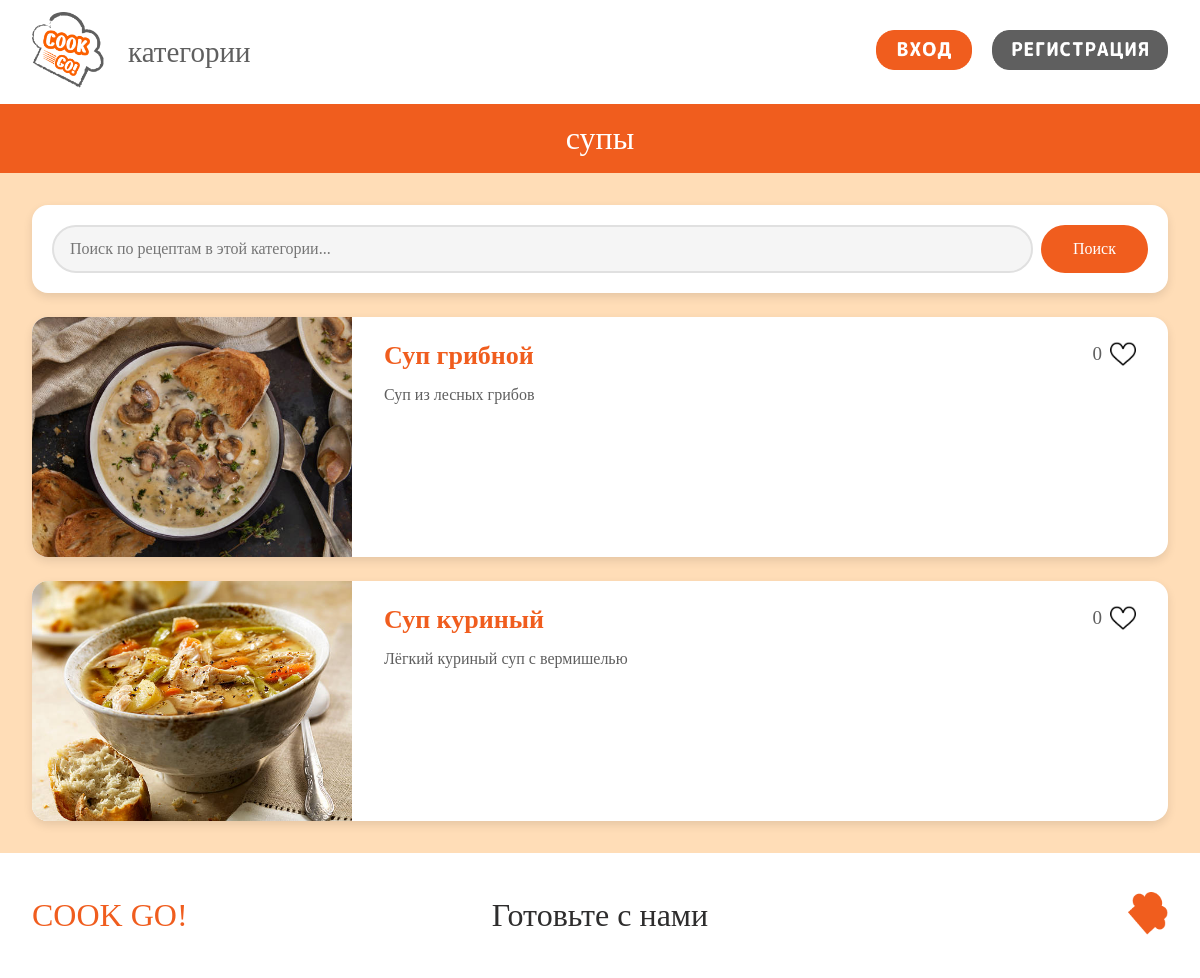
/Pages/recipes.php?category_id=4, run on the app's committed database.
### tables this page shows
CREATE TABLE `categories` (
  `id` int NOT NULL,
  `title` varchar(200) NOT NULL,
  `icon` varchar(255) NOT NULL
);

CREATE TABLE `recipes` (
  `id` int NOT NULL,
  `title` varchar(200) NOT NULL,
  `icon` varchar(255) NOT NULL,
  `description` text NOT NULL,
  `likes` varchar(20) NOT NULL,
  `categories` varchar(155) NOT NULL
);

### components/functions.php (called while the page is built, shortened)
<?php
function safe($str) {
    return htmlspecialchars($str, ENT_QUOTES, 'UTF-8');
}
?>

### Pages/recipes.php (the view, shortened to what this page needs)
<?php
$is_logged_in = isset($_SESSION['user_id']);
?>
<!DOCTYPE html>
<html lang="ru">
<head>
    <link rel="stylesheet" href="../components/style.css">
</head>
<body data-logged-in="<?php echo $is_logged_in ? 'true' : 'false'; ?>">
    <?php
    require_once '../components/connect.php';
    $category_id = $_GET['category_id'] ?? 0;
    $search = trim($_GET['search'] ?? '');
    $cat_query = "SELECT `title` FROM `categories` WHERE `id` = $category_id";
    $cat_result = mysqli_query($conn, $cat_query);
    $category = mysqli_fetch_array($cat_result);
    $category_title = safe($category['title'] ?? 'категория');
    ?>
    <my-header title="<?php echo $category_title; ?>" link-text="категории" link-url="categories.php"></my-header>
    <main>
        <div class="recipes-container">
            <div class="category-header">
                <p><?php echo $category_title; ?></p>
            </div>
            <div class="search-wrapper">
                <form method="GET" action="" class="search-form">
                    <input type="text" name="search" class="search-input" placeholder="Поиск по рецептам в этой категории..." value="<?php echo safe($search); ?>">
                    <button type="submit" class="search-btn">Поиск</button>
                </form>
            </div>
            <?php
            $query = "SELECT * FROM `recipes` WHERE `categories` = $category_id";
            $query .= " ORDER BY `id` DESC";
            $result = mysqli_query($conn, $query);
            $count = mysqli_num_rows($result);
            if ($count > 0) {
                echo "<div class='recipes-grid'>";
                while ($recipe = mysqli_fetch_array($result)) {
                    $id = $recipe['id'];
                    $title = safe($recipe['title']);
                    $icon = safe($recipe['icon']);
                    $description = safe($recipe['description']);
                    $likes = $recipe['likes'];
                    $category_title_encoded = urlencode($category_title);
                    echo "
                    <a href='recipe_card.php?recipe_id=$id&category_id=$category_id&category_title=$category_title_encoded' class='recipe-card'>
                        <div class='recipe-image'>
                            <img src='../images/recipes/$icon' alt='$title'>
                        </div>
                        <div class='recipe-info'>
                            <div class='recipe-text'>
                                <h2 class='recipe-title'>$title</h2>
                                <p class='recipe-description'>$description</p>
                            </div>
                            <div class='recipe-likes' data-recipe-id='$id'>
                                <span class='likes-count' id='likes-$id'>$likes</span>
                                <img src='../images/ui/heart-empty.png' class='heart-icon-small' id='heart-$id' alt='♥'>
                            </div>
                        </div>
                    </a>
                    ";
                }
                echo "</div>";
            }
            ?>
        </div>
    </main>
    <my-footer></my-footer>
</body>
</html>

### components/style.css (style rules this page uses)
body { background-color: #5f5f5f; margin: 0; min-height: 100vh; display: flex; flex-direction: column; }
main { flex: 1; }

### Pages/recipes.php (style rules this page uses)
body { background-color: #FFDDB7; }
.recipes-container { width: 100%; max-width: 1280px; margin: 0 auto; padding: 0 32px 32px 32px; box-sizing: border-box; }
.category-header { background-color: rgb(240, 93, 30); padding: 16px 0; margin: 0 0 32px 0; width: 100vw; position: relative; left: 50%; right: 50%; margin-left: -50vw; margin-right: -50vw; }
.category-header p { color: #ffffff; font-size: 32px; font-family: "MPlus"; margin: 0 auto; text-align: center; max-width: 1280px; }
.search-wrapper { margin-bottom: 24px; background-color: #ffffff; padding: 20px; border-radius: 16px; box-shadow: 0 4px 10px rgba(0, 0, 0, 0.1); }
.search-form { display: flex; gap: 8px; }
.search-input { flex: 1; padding: 13px 16px; font-size: 16px; font-family: "MPlus"; color: #333; background-color: #f5f5f5; border: 2px solid #e0e0e0; border-radius: 32px; outline: none; }
.search-btn { padding: 13px 32px; background-color: rgb(240, 93, 30); color: #ffffff; font-size: 16px; font-family: "MPlus"; border: none; border-radius: 32px; cursor: pointer; }
.recipes-grid { display: flex; flex-direction: column; gap: 24px; }
.recipe-card { display: flex; background-color: #ffffff; border-radius: 16px; box-shadow: 0 4px 10px rgba(0, 0, 0, 0.1); overflow: hidden; text-decoration: none; transition: transform 0.2s, box-shadow 0.2s; }
.recipe-image { width: 320px; height: 240px; flex-shrink: 0; background-color: #f5f5f5; }
.recipe-image img { width: 100%; height: 100%; object-fit: cover; }
.recipe-info { padding: 24px 32px; display: flex; flex: 1; gap: 24px; }
.recipe-text { flex: 1; }
.recipe-title { color: rgb(240, 93, 30); font-size: 26px; font-family: "MPlus"; margin: 0 0 12px 0; }
.recipe-description { color: #5f5f5f; font-size: 16px; font-family: "MPlus"; margin: 0; line-height: 1.5; }
.recipe-likes { display: flex; align-items: center; gap: 8px; align-self: flex-start; }
.likes-count { color: #5f5f5f; font-size: 19px; font-family: "MPlus"; }
.heart-icon-small { width: 26px; height: 26px; }

### data on the page
categories: title "супы"
recipes: icon (picture), title "Суп грибной", description "Суп из лесных грибов", likes "0"
recipes: icon (picture), title "Суп куриный", description "Лёгкий куриный суп с вермишелью", likes "0"
